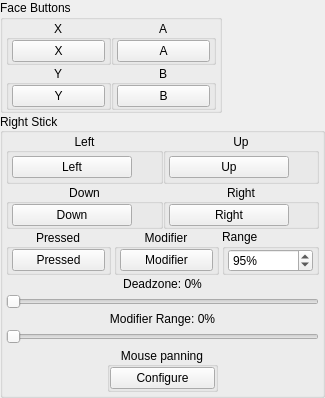
         <widget class="QWidget" name="bottomRight" native="true">
          <layout class="QVBoxLayout" name="bottomRightLayout">
           <property name="spacing">
            <number>0</number>
           </property>
           <property name="leftMargin">
            <number>0</number>
           </property>
           <property name="topMargin">
            <number>0</number>
           </property>
           <property name="rightMargin">
            <number>0</number>
           </property>
           <property name="bottomMargin">
            <number>0</number>
           </property>
           <item>
            <widget class="QGroupBox" name="faceButtons">
             <property name="sizePolicy">
              <sizepolicy hsizetype="Fixed" vsizetype="Fixed">
               <horstretch>0</horstretch>
               <verstretch>0</verstretch>
              </sizepolicy>
             </property>
             <property name="title">
              <string>Face Buttons</string>
             </property>
             <property name="flat">
              <bool>false</bool>
             </property>
             <property name="checkable">
              <bool>false</bool>
             </property>
             <layout class="QVBoxLayout" name="verticalLayout">
              <property name="spacing">
               <number>0</number>
              </property>
              <property name="leftMargin">
               <number>3</number>
              </property>
              <property name="topMargin">
               <number>0</number>
              </property>
              <property name="rightMargin">
               <number>3</number>
              </property>
              <property name="bottomMargin">
               <number>0</number>
              </property>
              <item>
               <widget class="QWidget" name="faceButtonsWidget" native="true">
                <layout class="QGridLayout" name="gridLayout_3">
                 <property name="leftMargin">
                  <number>0</number>
                 </property>
                 <property name="topMargin">
                  <number>0</number>
                 </property>
                 <property name="rightMargin">
                  <number>0</number>
                 </property>
                 <property name="bottomMargin">
                  <number>0</number>
                 </property>
                 <property name="spacing">
                  <number>0</number>
                 </property>
                 <item row="0" column="1">
                  <widget class="QGroupBox" name="buttonFaceButtonsXGroup">
                   <property name="title">
                    <string>X</string>
                   </property>
                   <property name="alignment">
                    <set>Qt::AlignmentFlag::AlignCenter</set>
                   </property>
                   <layout class="QVBoxLayout" name="buttonFaceButtonsXVerticalLayout">
                    <property name="spacing">
                     <number>0</number>
                    </property>
                    <property name="leftMargin">
                     <number>3</number>
                    </property>
                    <property name="topMargin">
                     <number>0</number>
                    </property>
                    <property name="rightMargin">
                     <number>3</number>
                    </property>
                    <property name="bottomMargin">
                     <number>0</number>
                    </property>
                    <item>
                     <widget class="QPushButton" name="buttonX">
                      <property name="minimumSize">
                       <size>
                        <width>70</width>
                        <height>0</height>
                       </size>
                      </property>
                      <property name="maximumSize">
                       <size>
                        <width>120</width>
                        <height>16777215</height>
                       </size>
                      </property>
                      <property name="styleSheet">
                       <string notr="true">min-width: 85px;</string>
                      </property>
                      <property name="text">
                       <string>X</string>
                      </property>
                     </widget>
                    </item>
                   </layout>
                  </widget>
                 </item>
                 <item row="2" column="2">
                  <widget class="QGroupBox" name="buttonFaceButtonsBWidget_2">
                   <property name="title">
                    <string>B</string>
                   </property>
                   <property name="alignment">
                    <set>Qt::AlignmentFlag::AlignCenter</set>
                   </property>
                   <layout class="QVBoxLayout" name="buttonFaceButtonsBVerticalLayout">
                    <property name="spacing">
                     <number>0</number>
                    </property>
                    <property name="leftMargin">
                     <number>3</number>
                    </property>
                    <property name="topMargin">
                     <number>0</number>
                    </property>
                    <property name="rightMargin">
                     <number>3</number>
                    </property>
                    <property name="bottomMargin">
                     <number>0</number>
                    </property>
                    <item>
                     <widget class="QPushButton" name="buttonB">
                      <property name="minimumSize">
                       <size>
                        <width>70</width>
                        <height>0</height>
                       </size>
                      </property>
                      <property name="maximumSize">
                       <size>
                        <width>120</width>
                        <height>16777215</height>
                       </size>
                      </property>
                      <property name="styleSheet">
                       <string notr="true">min-width: 85px;</string>
                      </property>
                      <property name="text">
                       <string>B</string>
                      </property>
                     </widget>
                    </item>
                   </layout>
                  </widget>
                 </item>
                 <item row="0" column="2">
                  <widget class="QGroupBox" name="buttonFaceButtonsAGroup">
                   <property name="title">
                    <string>A</string>
                   </property>
                   <property name="alignment">
                    <set>Qt::AlignmentFlag::AlignCenter</set>
                   </property>
                   <layout class="QVBoxLayout" name="buttonFaceButtonsAVerticalLayout">
                    <property name="spacing">
                     <number>0</number>
                    </property>
                    <property name="leftMargin">
                     <number>3</number>
                    </property>
                    <property name="topMargin">
                     <number>0</number>
                    </property>
                    <property name="rightMargin">
                     <number>3</number>
                    </property>
                    <property name="bottomMargin">
                     <number>0</number>
                    </property>
                    <item>
                     <widget class="QPushButton" name="buttonA">
                      <property name="minimumSize">
                       <size>
                        <width>70</width>
                        <height>0</height>
                       </size>
                      </property>
                      <property name="maximumSize">
                       <size>
                        <width>120</width>
                        <height>16777215</height>
                       </size>
                      </property>
                      <property name="styleSheet">
                       <string notr="true">min-width: 85px;</string>
                      </property>
                      <property name="text">
                       <string>A</string>
                      </property>
                     </widget>
                    </item>
                   </layout>
                  </widget>
                 </item>
                 <item row="2" column="1">
                  <widget class="QGroupBox" name="buttonFaceButtonsYGroup">
                   <property name="title">
                    <string>Y</string>
                   </property>
                   <property name="alignment">
                    <set>Qt::AlignmentFlag::AlignCenter</set>
                   </property>
                   <layout class="QVBoxLayout" name="buttonFaceButtonsYVerticalLayout">
                    <property name="spacing">
                     <number>0</number>
                    </property>
                    <property name="leftMargin">
                     <number>3</number>
                    </property>
                    <property name="topMargin">
                     <number>0</number>
                    </property>
                    <property name="rightMargin">
                     <number>3</number>
                    </property>
                    <property name="bottomMargin">
                     <number>0</number>
                    </property>
                    <item>
                     <widget class="QPushButton" name="buttonY">
                      <property name="minimumSize">
                       <size>
                        <width>70</width>
                        <height>0</height>
                       </size>
                      </property>
                      <property name="maximumSize">
                       <size>
                        <width>120</width>
                        <height>16777215</height>
                       </size>
                      </property>
                      <property name="styleSheet">
                       <string notr="true">min-width: 85px;</string>
                      </property>
                      <property name="text">
                       <string>Y</string>
                      </property>
                     </widget>
                    </item>
                   </layout>
                  </widget>
                 </item>
                </layout>
               </widget>
              </item>
             </layout>
            </widget>
           </item>
           <item>
            <widget class="QGroupBox" name="RStick">
             <property name="sizePolicy">
              <sizepolicy hsizetype="Fixed" vsizetype="Fixed">
               <horstretch>0</horstretch>
               <verstretch>0</verstretch>
              </sizepolicy>
             </property>
             <property name="title">
              <string>Right Stick</string>
             </property>
             <property name="alignment">
              <set>Qt::AlignmentFlag::AlignLeading|Qt::AlignmentFlag::AlignLeft|Qt::AlignmentFlag::AlignVCenter</set>
             </property>
             <property name="flat">
              <bool>false</bool>
             </property>
             <property name="checkable">
              <bool>false</bool>
             </property>
             <layout class="QVBoxLayout" name="verticalLayout_2">
              <property name="spacing">
               <number>0</number>
              </property>
              <property name="leftMargin">
               <number>3</number>
              </property>
              <property name="topMargin">
               <number>0</number>
              </property>
              <property name="rightMargin">
               <number>3</number>
              </property>
              <property name="bottomMargin">
               <number>0</number>
              </property>
              <item>
               <widget class="QWidget" name="RStickDirectionsWidget" native="true">
                <layout class="QGridLayout" name="gridLayout_4">
                 <property name="leftMargin">
                  <number>0</number>
                 </property>
                 <property name="topMargin">
                  <number>0</number>
                 </property>
                 <property name="rightMargin">
                  <number>0</number>
                 </property>
                 <property name="bottomMargin">
                  <number>0</number>
                 </property>
                 <property name="spacing">
                  <number>0</number>
                 </property>
                 <item row="1" column="1">
                  <widget class="QGroupBox" name="buttonRStickRightGroup">
                   <property name="title">
                    <string>Right</string>
                   </property>
                   <property name="alignment">
                    <set>Qt::AlignmentFlag::AlignCenter</set>
                   </property>
                   <layout class="QVBoxLayout" name="buttonRStickRightVerticalLayout">
                    <property name="spacing">
                     <number>0</number>
                    </property>
                    <property name="leftMargin">
                     <number>3</number>
                    </property>
                    <property name="topMargin">
                     <number>0</number>
                    </property>
                    <property name="rightMargin">
                     <number>3</number>
                    </property>
                    <property name="bottomMargin">
                     <number>0</number>
                    </property>
                    <item>
                     <widget class="QPushButton" name="buttonRStickRight">
                      <property name="minimumSize">
                       <size>
                        <width>70</width>
                        <height>0</height>
                       </size>
                      </property>
                      <property name="maximumSize">
                       <size>
                        <width>120</width>
                        <height>16777215</height>
                       </size>
                      </property>
                      <property name="styleSheet">
                       <string notr="true">min-width: 85px;</string>
                      </property>
                      <property name="text">
                       <string>Right</string>
                      </property>
                     </widget>
                    </item>
                   </layout>
                  </widget>
                 </item>
                 <item row="1" column="0">
                  <widget class="QGroupBox" name="buttonRStickDownGroup">
                   <property name="title">
                    <string>Down</string>
                   </property>
                   <property name="alignment">
                    <set>Qt::AlignmentFlag::AlignCenter</set>
                   </property>
                   <layout class="QVBoxLayout" name="buttonRStickDownVerticalLayout">
                    <property name="spacing">
                     <number>0</number>
                    </property>
                    <property name="leftMargin">
                     <number>3</number>
                    </property>
                    <property name="topMargin">
                     <number>0</number>
                    </property>
                    <property name="rightMargin">
                     <number>3</number>
                    </property>
                    <property name="bottomMargin">
                     <number>0</number>
                    </property>
                    <item>
                     <widget class="QPushButton" name="buttonRStickDown">
                      <property name="minimumSize">
                       <size>
                        <width>70</width>
                        <height>0</height>
                       </size>
                      </property>
                      <property name="maximumSize">
                       <size>
                        <width>120</width>
                        <height>16777215</height>
                       </size>
                      </property>
                      <property name="styleSheet">
                       <string notr="true">min-width: 85px;</string>
                      </property>
                      <property name="text">
                       <string>Down</string>
                      </property>
                     </widget>
                    </item>
                   </layout>
                  </widget>
                 </item>
                 <item row="0" column="0">
                  <widget class="QGroupBox" name="buttonRStickLeftGroup">
                   <property name="title">
                    <string>Left</string>
                   </property>
                   <property name="alignment">
                    <set>Qt::AlignmentFlag::AlignCenter</set>
                   </property>
                   <layout class="QVBoxLayout" name="buttonRStickLeftVerticalLayout">
                    <property name="spacing">
                     <number>0</number>
                    </property>
                    <property name="leftMargin">
                     <number>3</number>
                    </property>
                    <property name="topMargin">
                     <number>0</number>
                    </property>
                    <property name="rightMargin">
                     <number>3</number>
                    </property>
                    <property name="bottomMargin">
                     <number>0</number>
                    </property>
                    <item>
                     <widget class="QPushButton" name="buttonRStickLeft">
                      <property name="minimumSize">
                       <size>
                        <width>70</width>
                        <height>0</height>
                       </size>
                      </property>
                      <property name="maximumSize">
                       <size>
                        <width>120</width>
                        <height>16777215</height>
                       </size>
                      </property>
                      <property name="styleSheet">
                       <string notr="true">min-width: 85px;</string>
                      </property>
                      <property name="text">
                       <string>Left</string>
                      </property>
                     </widget>
                    </item>
                   </layout>
                  </widget>
                 </item>
                 <item row="0" column="1">
                  <widget class="QGroupBox" name="buttonRStickUpGroup">
                   <property name="title">
                    <string>Up</string>
                   </property>
                   <property name="alignment">
                    <set>Qt::AlignmentFlag::AlignCenter</set>
                   </property>
                   <layout class="QVBoxLayout" name="buttonRStickUpVerticalLayout">
                    <property name="spacing">
                     <number>3</number>
                    </property>
                    <property name="leftMargin">
                     <number>3</number>
                    </property>
                    <property name="topMargin">
                     <number>3</number>
                    </property>
                    <property name="rightMargin">
                     <number>3</number>
                    </property>
                    <property name="bottomMargin">
                     <number>3</number>
                    </property>
                    <item>
                     <widget class="QPushButton" name="buttonRStickUp">
                      <property name="minimumSize">
                       <size>
                        <width>70</width>
                        <height>0</height>
                       </size>
                      </property>
                      <property name="maximumSize">
                       <size>
                        <width>120</width>
                        <height>16777215</height>
                       </size>
                      </property>
                      <property name="styleSheet">
                       <string notr="true">min-width: 85px;</string>
                      </property>
                      <property name="text">
                       <string>Up</string>
                      </property>
                     </widget>
                    </item>
                   </layout>
                  </widget>
                 </item>
                </layout>
               </widget>
              </item>
              <item>
               <widget class="QWidget" name="buttonRStickDownWidget" native="true">
                <layout class="QHBoxLayout" name="horizontalLayout_11">
                 <property name="spacing">
                  <number>0</number>
                 </property>
                 <property name="leftMargin">
                  <number>0</number>
                 </property>
                 <property name="topMargin">
                  <number>0</number>
                 </property>
                 <property name="rightMargin">
                  <number>0</number>
                 </property>
                 <property name="bottomMargin">
                  <number>0</number>
                 </property>
                </layout>
               </widget>
              </item>
              <item>
               <layout class="QHBoxLayout" name="buttonRStickPressedModifierHorizontalLayout">
                <property name="spacing">
                 <number>3</number>
                </property>
                <item alignment="Qt::AlignmentFlag::AlignHCenter">
                 <widget class="QGroupBox" name="groupRStickPressed">
                  <property name="title">
                   <string>Pressed</string>
                  </property>
                  <property name="alignment">
                   <set>Qt::AlignmentFlag::AlignCenter</set>
                  </property>
                  <layout class="QVBoxLayout" name="buttonRStickPressedVerticalLayout">
                   <property name="spacing">
                    <number>0</number>
                   </property>
                   <property name="leftMargin">
                    <number>3</number>
                   </property>
                   <property name="topMargin">
                    <number>0</number>
                   </property>
                   <property name="rightMargin">
                    <number>3</number>
                   </property>
                   <property name="bottomMargin">
                    <number>0</number>
                   </property>
                   <item>
                    <widget class="QPushButton" name="buttonRStick">
                     <property name="minimumSize">
                      <size>
                       <width>70</width>
                       <height>0</height>
                      </size>
                     </property>
                     <property name="maximumSize">
                      <size>
                       <width>120</width>
                        <height>16777215</height>
                      </size>
                     </property>
                     <property name="styleSheet">
                      <string notr="true">min-width: 85px;</string>
                     </property>
                     <property name="text">
                      <string>Pressed</string>
                     </property>
                    </widget>
                   </item>
                  </layout>
                 </widget>
                </item>
                <item alignment="Qt::AlignmentFlag::AlignHCenter">
                 <widget class="QGroupBox" name="buttonRStickModGroup">
                  <property name="title">
                   <string>Modifier</string>
                  </property>
                  <property name="alignment">
                   <set>Qt::AlignmentFlag::AlignCenter</set>
                  </property>
                  <layout class="QVBoxLayout" name="buttonRStickModVerticalLayout">
                   <property name="spacing">
                    <number>0</number>
                   </property>
                   <property name="leftMargin">
                    <number>3</number>
                   </property>
                   <property name="topMargin">
                    <number>0</number>
                   </property>
                   <property name="rightMargin">
                    <number>3</number>
                   </property>
                   <property name="bottomMargin">
                    <number>0</number>
                   </property>
                   <item>
                    <widget class="QPushButton" name="buttonRStickMod">
                     <property name="minimumSize">
                      <size>
                       <width>70</width>
                       <height>0</height>
                      </size>
                     </property>
                     <property name="maximumSize">
                      <size>
                       <width>120</width>
                        <height>16777215</height>
                      </size>
                     </property>
                     <property name="styleSheet">
                      <string notr="true">min-width: 85px;</string>
                     </property>
                     <property name="text">
                      <string>Modifier</string>
                     </property>
                    </widget>
                   </item>
                  </layout>
                 </widget>
                </item>
                <item>
                 <widget class="QGroupBox" name="buttonRStickRangeGroup">
                  <property name="title">
                   <string>Range</string>
                  </property>
                  <layout class="QHBoxLayout" name="buttonRStickRangeGroupHorizontalLayout">
                   <property name="spacing">
                    <number>0</number>
                   </property>
                   <property name="leftMargin">
                    <number>3</number>
                   </property>
                   <property name="topMargin">
                    <number>0</number>
                   </property>
                   <property name="rightMargin">
                    <number>3</number>
                   </property>
                   <property name="bottomMargin">
                    <number>0</number>
                   </property>
                   <item>
                    <widget class="QSpinBox" name="spinboxRStickRange">
                     <property name="minimumSize">
                      <size>
                       <width>85</width>
                        <height>21</height>
                      </size>
                     </property>
                     <property name="maximumSize">
                      <size>
                       <width>120</width>
                        <height>16777215</height>
                      </size>
                     </property>
                     <property name="suffix">
                      <string>%</string>
                     </property>
                     <property name="minimum">
                      <number>25</number>
                     </property>
                     <property name="maximum">
                      <number>150</number>
                     </property>
                     <property name="value">
                      <number>95</number>
                     </property>
                    </widget>
                   </item>
                  </layout>
                 </widget>
                </item>
               </layout>
              </item>
              <item>
               <layout class="QVBoxLayout" name="sliderRStickDeadzoneModifierRangeVerticalLayout">
                <property name="spacing">
                 <number>3</number>
                </property>
                <property name="leftMargin">
                 <number>0</number>
                </property>
                <property name="topMargin">
                 <number>2</number>
                </property>
                <property name="rightMargin">
                 <number>0</number>
                </property>
                <property name="bottomMargin">
                 <number>3</number>
                </property>
                <item>
                 <layout class="QHBoxLayout" name="sliderRStickDeadzoneHorizontalLayout">
                  <item>
                   <widget class="QLabel" name="labelRStickDeadzone">
                    <property name="text">
                     <string>Deadzone: 0%</string>
                    </property>
                    <property name="alignment">
                     <set>Qt::AlignmentFlag::AlignHCenter</set>
                    </property>
                   </widget>
                  </item>
                 </layout>
                </item>
                <item>
                 <widget class="QSlider" name="sliderRStickDeadzone">
                  <property name="maximum">
                   <number>100</number>
                  </property>
                  <property name="orientation">
                   <enum>Qt::Orientation::Horizontal</enum>
                  </property>
                 </widget>
                </item>
                <item>
                 <layout class="QHBoxLayout" name="sliderRStickModifierRangeHorizontalLayout">
                  <item>
                   <widget class="QLabel" name="labelRStickModifierRange">
                    <property name="text">
                     <string>Modifier Range: 0%</string>
                    </property>
                    <property name="alignment">
                     <set>Qt::AlignmentFlag::AlignHCenter</set>
                    </property>
                   </widget>
                  </item>
                 </layout>
                </item>
                <item>
                 <widget class="QSlider" name="sliderRStickModifierRange">
                  <property name="maximum">
                   <number>100</number>
                  </property>
                  <property name="orientation">
                   <enum>Qt::Orientation::Horizontal</enum>
                  </property>
                 </widget>
                </item>
               </layout>
              </item>
              <item>
               <widget class="QWidget" name="mousePanningWidget" native="true">
                <layout class="QHBoxLayout" name="mousePanningHorizontalLayout">
                 <property name="spacing">
                  <number>0</number>
                 </property>
                 <property name="leftMargin">
                  <number>0</number>
                 </property>
                 <property name="topMargin">
                  <number>0</number>
                 </property>
                 <property name="rightMargin">
                  <number>0</number>
                 </property>
                 <property name="bottomMargin">
                  <number>3</number>
                 </property>
                 <item>
                  <spacer name="mousePanningHorizontalSpacerLeft">
                   <property name="orientation">
                    <enum>Qt::Orientation::Horizontal</enum>
                   </property>
                   <property name="sizeHint" stdset="0">
                    <size>
                     <width>20</width>
                     <height>20</height>
                    </size>
                   </property>
                  </spacer>
                 </item>
                 <item>
                  <widget class="QGroupBox" name="mousePanningGroup">
                   <property name="title">
                    <string>Mouse panning</string>
                   </property>
                   <property name="alignment">
                    <set>Qt::AlignmentFlag::AlignCenter</set>
                   </property>
                   <layout class="QVBoxLayout" name="mousePanningVerticalLayout">
                    <property name="spacing">
                     <number>0</number>
                    </property>
                    <property name="leftMargin">
                     <number>0</number>
                    </property>
                    <property name="topMargin">
                     <number>0</number>
                    </property>
                    <property name="rightMargin">
                     <number>0</number>
                    </property>
                    <property name="bottomMargin">
                     <number>0</number>
                    </property>
                    <item>
                     <widget class="QPushButton" name="mousePanningButton">
                      <property name="text">
                       <string>Configure</string>
                      </property>
                     </widget>
                    </item>
                   </layout>
                  </widget>
                 </item>
                 <item>
                  <spacer name="mousePanningHorizontalSpacerRight">
                   <property name="orientation">
                    <enum>Qt::Orientation::Horizontal</enum>
                   </property>
                   <property name="sizeHint" stdset="0">
                    <size>
                     <width>20</width>
                     <height>20</height>
                    </size>
                   </property>
                  </spacer>
                 </item>
                </layout>
               </widget>
              </item>
             </layout>
            </widget>
           </item>
           <item>
            <spacer name="verticalSpacerBottomRight_2">
             <property name="orientation">
              <enum>Qt::Orientation::Vertical</enum>
             </property>
             <property name="sizeHint" stdset="0">
              <size>
               <width>20</width>
               <height>0</height>
              </size>
             </property>
            </spacer>
           </item>
          </layout>
         </widget>
